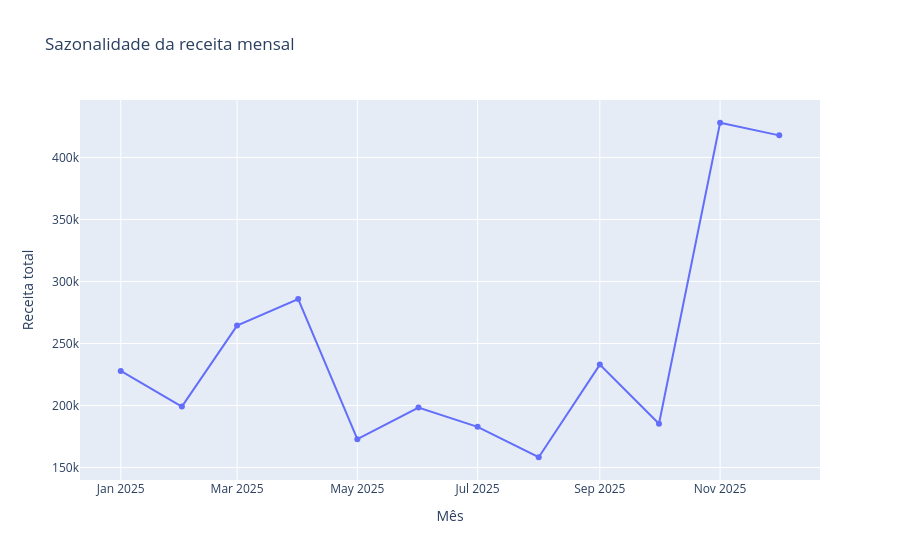

Notebook source saved alongside this figure:
### Markdown cell above
## 5. Missão 2 — Linhas: Sazonalidade da Receita Mensal

Os slides destacam que o gráfico de linhas, com zoom e pan, é ideal para navegar no tempo e isolar picos. Também reforçam que o eixo temporal precisa estar corretamente tipado no Pandas. fileciteturn7file0

### Tarefa
1. Converta `data_venda` em data, se necessário
2. Agregue a `receita` por mês
3. Construa um gráfico de linha interativo
4. Teste o zoom nos meses de pico
5. Observe se novembro e dezembro se destacam

### Perguntas
- Existe sazonalidade?
- Quais meses chamam atenção?
- O zoom ajudou a explorar melhor a parte final da série?

### Code cell
# Construa aqui o gráfico de linha interativo da receita mensal
df_tempo = df.copy()
df_tempo["data_venda"] = pd.to_datetime(df_tempo["data_venda"], errors="coerce")
df_tempo["mes"] = df_tempo["data_venda"].dt.to_period("M").astype(str)

df_mensal = (
    df_tempo.groupby("mes", as_index=False)
    .agg(receita_total=("receita", "sum"))
    .sort_values("mes")
)

fig_mensal = px.line(
    df_mensal,
    x="mes",
    y="receita_total",
    markers=True,
    title="Sazonalidade da receita mensal",
    labels={
        "mes": "Mês",
        "receita_total": "Receita total"
    }
)

fig_mensal.update_layout(xaxis_title="Mês", yaxis_title="Receita total")
fig_mensal.show()

### Figure 1 — Plotly figure (JSON) as saved in the notebook; plotly's stock layout.template omitted (floating-point values rounded to 4 significant figures)
{"data": [{"hovertemplate": "Mês=%{x}<br>Receita total=%{y}<extra></extra>", "legendgroup": "", "line": {"color": "#636efa", "dash": "solid"}, "marker": {"symbol": "circle"}, "mode": "lines+markers", "name": "", "orientation": "v", "showlegend": false, "type": "scatter", "x": ["2025-01", "2025-02", "2025-03", "2025-04", "2025-05", "2025-06", "2025-07", "2025-08", "2025-09", "2025-10", "2025-11", "2025-12"], "xaxis": "x", "y": [227800.0, 199100.0, 264400.0, 285800.0, 172800.0, 198400.0, 182800.0, 158200.0, 233000.0, 185200.0, 428000.0, 417800.0], "yaxis": "y"}], "layout": {"legend": {"tracegroupgap": 0}, "title": {"text": "Sazonalidade da receita mensal"}, "xaxis": {"anchor": "y", "domain": [0, 1], "title": {"text": "Mês"}}, "yaxis": {"anchor": "x", "domain": [0, 1], "title": {"text": "Receita total"}}}}
